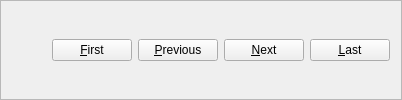
     <widget class="QFrame" name="frame_15">
      <property name="frameShape">
       <enum>QFrame::Shape::StyledPanel</enum>
      </property>
      <property name="frameShadow">
       <enum>QFrame::Shadow::Raised</enum>
      </property>
      <layout class="QHBoxLayout" name="horizontalLayout_13">
       <item>
        <spacer name="horizontalSpacer_5">
         <property name="orientation">
          <enum>Qt::Orientation::Horizontal</enum>
         </property>
         <property name="sizeHint" stdset="0">
          <size>
           <width>40</width>
           <height>20</height>
          </size>
         </property>
        </spacer>
       </item>
       <item>
        <widget class="QPushButton" name="pb_first">
         <property name="text">
          <string>    &amp;First    </string>
         </property>
         <property name="icon">
          <iconset theme="QIcon::ThemeIcon::MediaSkipBackward"/>
         </property>
         <property name="iconSize">
          <size>
           <width>32</width>
           <height>32</height>
          </size>
         </property>
        </widget>
       </item>
       <item>
        <widget class="QPushButton" name="pb_previous">
         <property name="text">
          <string>  &amp;Previous  </string>
         </property>
         <property name="icon">
          <iconset theme="QIcon::ThemeIcon::GoPrevious"/>
         </property>
         <property name="iconSize">
          <size>
           <width>32</width>
           <height>32</height>
          </size>
         </property>
        </widget>
       </item>
       <item>
        <widget class="QPushButton" name="pb_next">
         <property name="text">
          <string>    &amp;Next    </string>
         </property>
         <property name="icon">
          <iconset theme="QIcon::ThemeIcon::GoNext"/>
         </property>
         <property name="iconSize">
          <size>
           <width>32</width>
           <height>32</height>
          </size>
         </property>
        </widget>
       </item>
       <item>
        <widget class="QPushButton" name="pb_last">
         <property name="text">
          <string>    &amp;Last    </string>
         </property>
         <property name="icon">
          <iconset theme="QIcon::ThemeIcon::MediaSkipForward"/>
         </property>
         <property name="iconSize">
          <size>
           <width>32</width>
           <height>32</height>
          </size>
         </property>
        </widget>
       </item>
      </layout>
     </widget>
